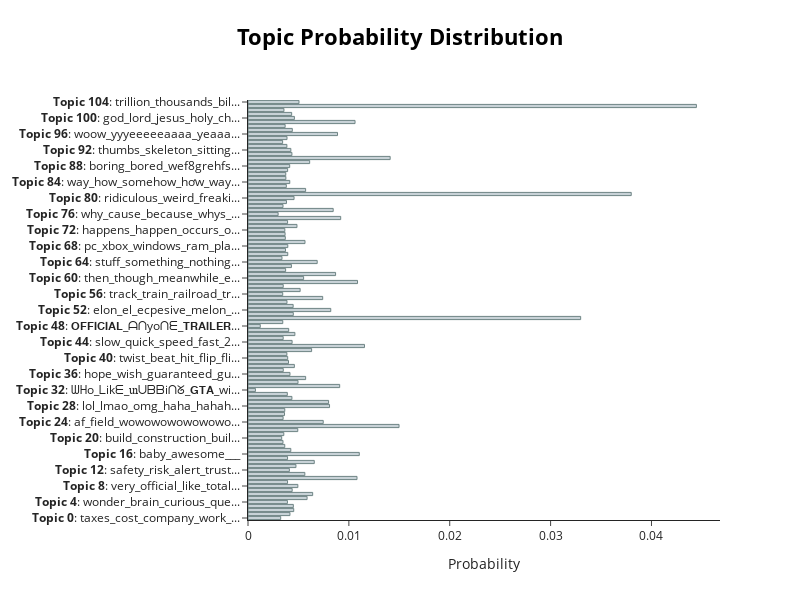

The notebook cell this image was saved under:
### Code cell
# Visualize the topic probabilities
fig_probs = topic_model.visualize_distribution(probs[0], min_probability=0.0)
fig_probs.show()

### Figure 1 — Plotly figure (JSON) as saved in the notebook; plotly's stock layout.template omitted (floating-point values rounded to 4 significant figures)
{"data": [{"marker": {"color": "#C8D2D7", "line": {"color": "#6E8484", "width": 1}}, "orientation": "h", "type": "bar", "x": [0.003241, 0.004158, 0.004533, 0.004495, 0.003907, 0.005858, 0.006412, 0.004379, 0.004942, 0.003921, 0.01081, 0.005634, 0.004101, 0.004754, 0.006571, 0.003922, 0.01103, 0.004244, 0.003643, 0.003467, 0.003341, 0.003549, 0.004935, 0.01497, 0.007458, 0.00348, 0.003621, 0.003647, 0.008084, 0.007989, 0.004354, 0.003896, 0.000737, 0.009089, 0.004958, 0.005716, 0.00416, 0.003496, 0.004596, 0.004015, 0.003934, 0.003853, 0.006308, 0.01155, 0.004372, 0.003488, 0.004649, 0.004035, 0.001216, 0.003448, 0.03298, 0.004491, 0.008204, 0.004476, 0.003863, 0.007406, 0.003443, 0.005168, 0.003493, 0.01086, 0.005513, 0.008683, 0.00373, 0.004303, 0.00686, 0.003368, 0.00394, 0.00372, 0.003945, 0.00565, 0.0037, 0.003677, 0.003651, 0.004854, 0.003924, 0.00919, 0.002985, 0.008447, 0.003471, 0.003813, 0.004565, 0.03799, 0.005711, 0.003799, 0.004139, 0.003755, 0.003745, 0.003929, 0.004134, 0.006113, 0.01409, 0.004354, 0.004246, 0.003855, 0.003433, 0.003868, 0.008876, 0.004392, 0.003682, 0.01061, 0.0046, 0.004329, 0.003563, 0.04445, 0.005055], "y": ["<b>Topic 0</b>: taxes_cost_company_work_...", "<b>Topic 1</b>: pipe_fire_flamethrowers_...", "<b>Topic 2</b>: on_out_for_of_to", "<b>Topic 3</b>: 10_000_100k_age_50", "<b>Topic 4</b>: wonder_brain_curious_que...", "<b>Topic 5</b>: nyc_us_ca_where_american...", "<b>Topic 6</b>: who_name_bull_which_tom", "<b>Topic 7</b>: wow_nice_amazing_dope_si...", "<b>Topic 8</b>: very_official_like_total...", "<b>Topic 9</b>: does_would_cant_will_do", "<b>Topic 10</b>: da_wtf_idk_ugh_nigga", "<b>Topic 11</b>: people_someone_governme...", "<b>Topic 12</b>: safety_risk_alert_trust...", "<b>Topic 13</b>: when_now_after_ever_bef...", "<b>Topic 14</b>: guy_mr_master_doctor_gu...", "<b>Topic 15</b>: pretty_seems_recommenda...", "<b>Topic 16</b>: baby_awesome___", "<b>Topic 17</b>: future_days_futuristic_...", "<b>Topic 18</b>: wait_stop_keep_hold_awa...", "<b>Topic 19</b>: driving_car_wheels_cars...", "<b>Topic 20</b>: build_construction_buil...", "<b>Topic 21</b>: robot_technology_servic...", "<b>Topic 22</b>: love_satisfying_admire_...", "<b>Topic 23</b>: are_was_is_be_isn", "<b>Topic 24</b>: af_field_wowowowowowowo...", "<b>Topic 25</b>: autobahn_traffic_conges...", "<b>Topic 26</b>: music_song_soundtrack_s...", "<b>Topic 27</b>: change_successful_fixin...", "<b>Topic 28</b>: lol_lmao_omg_haha_hahah...", "<b>Topic 29</b>: na_tf_mobile_truxcks_tm...", "<b>Topic 30</b>: stupid_idiot_smart_reta...", "<b>Topic 31</b>: using_use_internet_mode...", "<b>Topic 32</b>: ᗯᕼo_ᒪikᗴ_տᑌᗷᗷiᑎᘜ_𝗚𝗧𝗔_wi...", "<b>Topic 33</b>: oh_hm_whoa_um_uhh", "<b>Topic 34</b>: immense_huge_mega_big_g...", "<b>Topic 35</b>: many_each_some_lots_bun...", "<b>Topic 36</b>: hope_wish_guaranteed_gu...", "<b>Topic 37</b>: vision_graphics_3d_anim...", "<b>Topic 38</b>: really_wrong_seriously_...", "<b>Topic 39</b>: red_black_greens_bright...", "<b>Topic 40</b>: twist_beat_hit_flip_fli...", "<b>Topic 41</b>: please_need_want_pls_ne...", "<b>Topic 42</b>: such_so_well_sooo_soo", "<b>Topic 43</b>: dude_nobody_man_everyon...", "<b>Topic 44</b>: slow_quick_speed_fast_2...", "<b>Topic 45</b>: travel_missions_smuggli...", "<b>Topic 46</b>: world_space_solarcity_s...", "<b>Topic 47</b>: efficient_inefficient_i...", "<b>Topic 48</b>: 𝗢𝗙𝗙𝗜𝗖𝗜𝗔𝗟_ᗩᑎyoᑎᗴ_𝗧𝗥𝗔𝗜𝗟𝗘𝗥...", "<b>Topic 49</b>: revolutionary_inventor_...", "<b>Topic 50</b>: this_those_they_these_o...", "<b>Topic 51</b>: flat_solid_flatness_sho...", "<b>Topic 52</b>: elon_el_ecpesive_melon_...", "<b>Topic 53</b>: fucking_fuck_damn_shit_...", "<b>Topic 54</b>: tunnels_tunnel_undergro...", "<b>Topic 55</b>: not_nope_only_no_nah", "<b>Topic 56</b>: track_train_railroad_tr...", "<b>Topic 57</b>: bad_worse_terrible_horr...", "<b>Topic 58</b>: 47_03_04_58_57", "<b>Topic 59</b>: woah_wo_whit_wyd_wtfac", "<b>Topic 60</b>: then_though_meanwhile_e...", "<b>Topic 61</b>: yeah_yea_ya_yup_yum", "<b>Topic 62</b>: movie_episode_vinci_sce...", "<b>Topic 63</b>: unrealistic_unreal_unst...", "<b>Topic 64</b>: stuff_something_nothing...", "<b>Topic 65</b>: see_shows_saw_shown_sho...", "<b>Topic 66</b>: complete_done_completin...", "<b>Topic 67</b>: flying_sky_planed_pilot...", "<b>Topic 68</b>: pc_xbox_windows_ram_pla...", "<b>Topic 69</b>: or_and_too_also_plus", "<b>Topic 70</b>: heard_talk_hear_talks_t...", "<b>Topic 71</b>: life_live_living_killed...", "<b>Topic 72</b>: happens_happen_occurs_o...", "<b>Topic 73</b>: team_squad_members_line...", "<b>Topic 74</b>: earthquake_earthquakes_...", "<b>Topic 75</b>: ngl_yazhucheung_tryna_m...", "<b>Topic 76</b>: why_cause_because_whys_...", "<b>Topic 77</b>: hi_hey_hello_dear_vanes...", "<b>Topic 78</b>: youtube_video_watch_you...", "<b>Topic 79</b>: concept_words_word_theo...", "<b>Topic 80</b>: ridiculous_weird_freaki...", "<b>Topic 81</b>: me_self_yourself_selfis...", "<b>Topic 82</b>: ok_sorry_okay_alright_s...", "<b>Topic 83</b>: coming_incoming_come_co...", "<b>Topic 84</b>: way_how_somehow_hơw_way...", "<b>Topic 85</b>: starting_starts_started...", "<b>Topic 86</b>: get_got_gets_providing_...", "<b>Topic 87</b>: toying_sports_playing_p...", "<b>Topic 88</b>: boring_bored_wef8grehfs...", "<b>Topic 89</b>: tnning_thimking_magnitu...", "<b>Topic 90</b>: it_there_its_here_there...", "<b>Topic 91</b>: hyperloop_hyperpod_rave...", "<b>Topic 92</b>: thumbs_skeleton_sitting...", "<b>Topic 93</b>: subway_metro_subways_me...", "<b>Topic 94</b>: tesla_edison_teslas_tes...", "<b>Topic 95</b>: rid_reduce_reclaim_isol...", "<b>Topic 96</b>: woow_yyyeeeeeaaaa_yeaaa...", "<b>Topic 97</b>: ww3_wars_warfare_war_te...", "<b>Topic 98</b>: try_check_worked_trying...", "<b>Topic 99</b>: yo_yass_yas_yrs_all", "<b>Topic 100</b>: god_lord_jesus_holy_ch...", "<b>Topic 101</b>: fake_real_realé_realit...", "<b>Topic 102</b>: electric_powered_power...", "<b>Topic 103</b>: your_my_personal_yours...", "<b>Topic 104</b>: trillion_thousands_bil..."]}], "layout": {"height": 600, "hoverlabel": {"bgcolor": "white", "font": {"family": "Rockwell", "size": 16}}, "title": {"font": {"color": "Black", "size": 22}, "text": "<b>Topic Probability Distribution</b>", "x": 0.5, "xanchor": "center", "y": 0.95, "yanchor": "top"}, "width": 800, "xaxis": {"title": {"text": "Probability"}}}}
